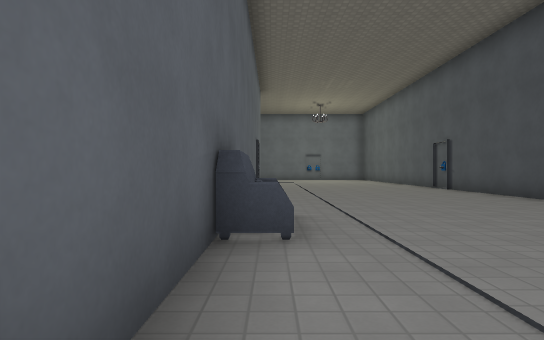
view 1 (above)

16 first-person views from a walk through a 3-D level made in the Godot game engine. The camera is 1.2 m above the floor, looks level and sees 75° across. The floor is counted in squares, 2 m on a side. Each view is taken from the middle of a square. On the plan, view 1 faces up. The plan holds only what a view shows up to about 10 squares ahead; the rest is blank. The place goes on beyond the plan. Flat picture figures and markers are left out. Characters and animated objects are not drawn. Some surface patterns are stand-ins.

view 2
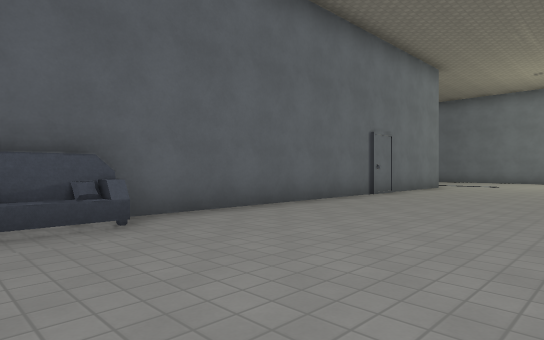

view 3
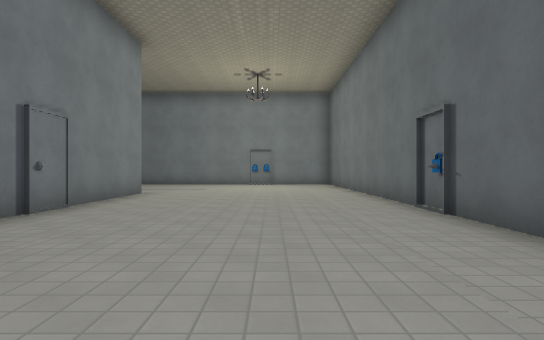

view 4
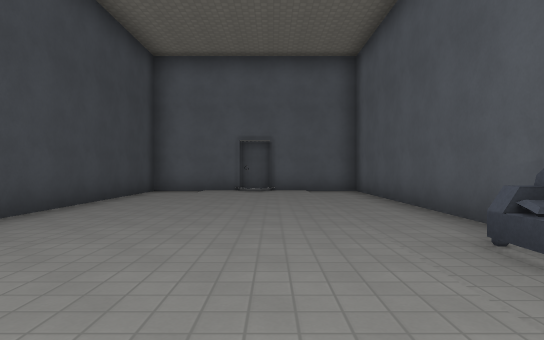

view 5
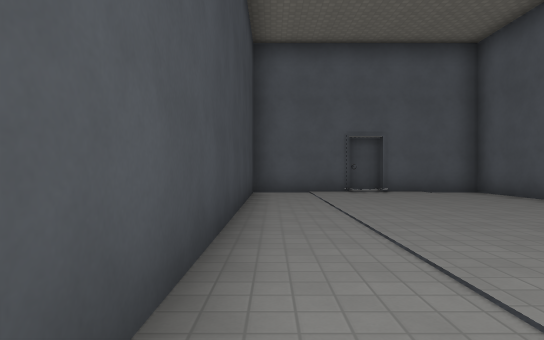

view 6
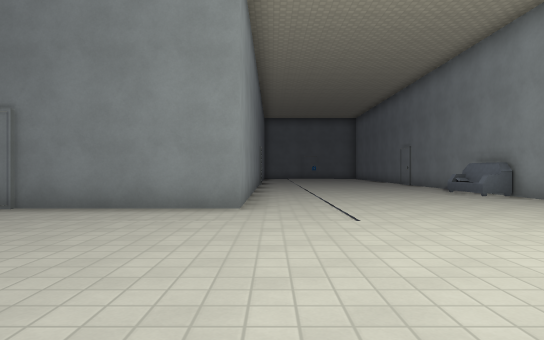

view 7
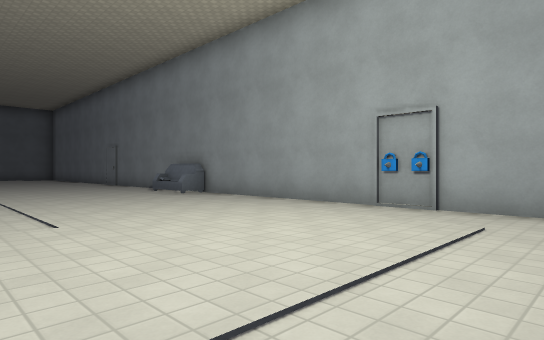

view 8
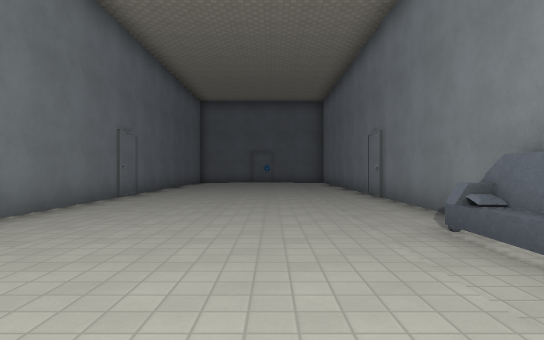

view 9
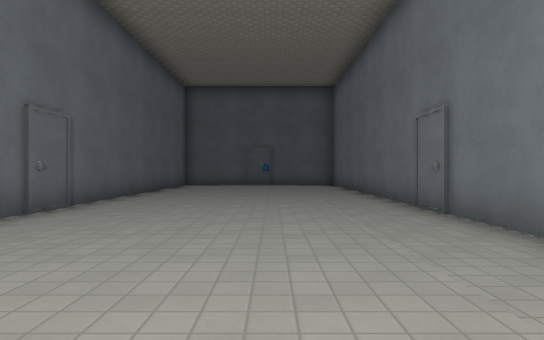

view 10
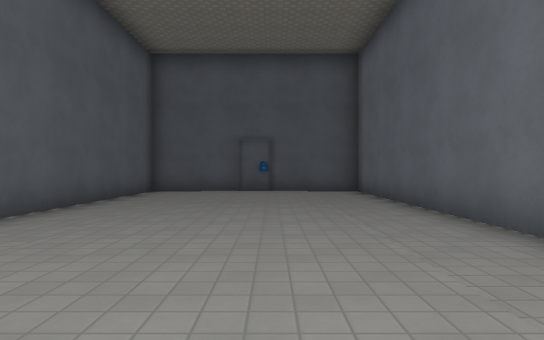

view 11
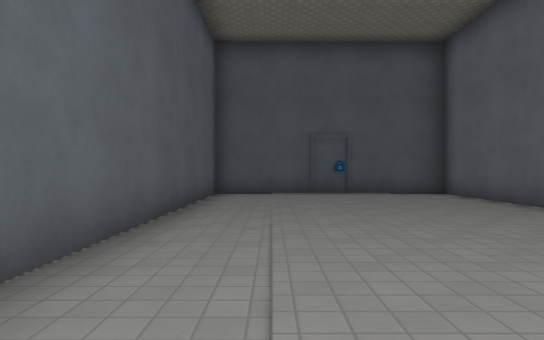

view 12
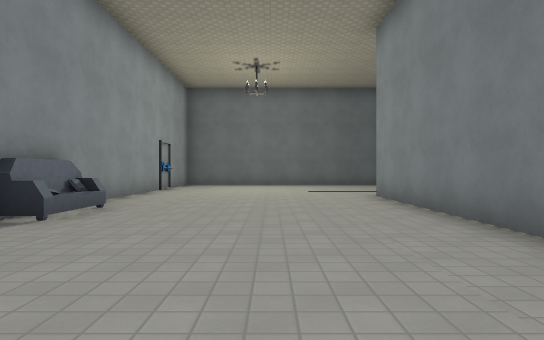

view 13
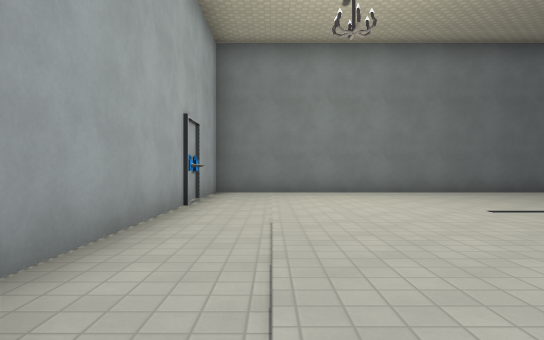

view 14
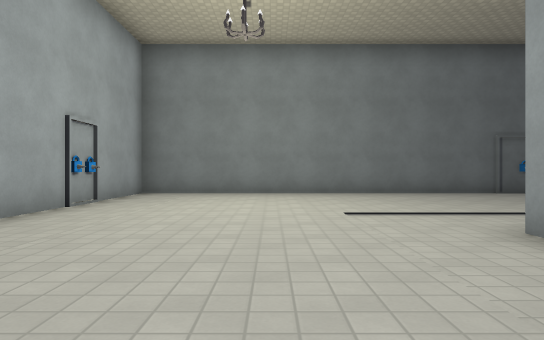

view 15
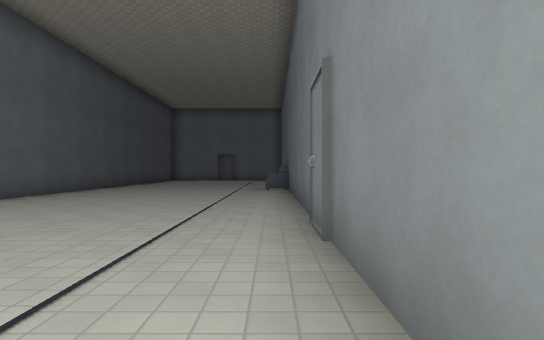

view 16
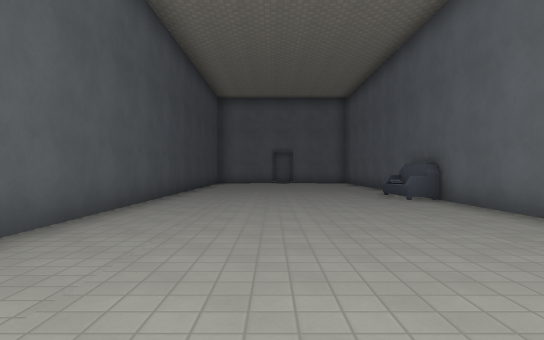

### Floor plan
Points are (right, up) in squares from view 1. A wall is a line through its corners. A room is listed if a view was taken in it or the views show most of it. See-through windows are left out.
Room 1 (views 1, 2, 3, 4, 5, 6, 7, 8, 9, 10, 11, 12, 13, 14, 15, 16)
walls: (2.9, -4.5) (5.5, -4.5) (5.5, 21.5) (-18.2, 21.5) (-18.2, 15.5) (-0.5, 15.5) (-0.5, -4.5) (2.1, -4.5); (2, -4.7) (3, -4.7)
ways out: closed door at (-9.5, 15.5); closed door at (-9.5, 21.5); closed door at (-0.5, 11.5)
objects: sofa (-4, 21) to (-3, 21); sofa (0, 3) to (0, 4)

Where each view was taken, in squares from view 1:
view 1: 0 up, 0 right, facing up
view 2: 3 up, 4 right, facing up-left
view 3: 6 up, 3 right, facing up
view 4: 6 up, 2 right, facing down
view 5: 5 up, 5 right, facing down
view 6: 16 up, 5 right, facing left
view 7: 16 up, 5 right, facing up-left
view 8: 19 up, 1 left, facing left
view 9: 19 up, 4 left, facing left
view 10: 19 up, 8 left, facing left
view 11: 17 up, 9 left, facing left
view 12: 18 up, 9 left, facing right
view 13: 20 up, 4 left, facing right
view 14: 18 up, 4 left, facing right
view 15: 15 up, 0 right, facing down
view 16: 12 up, 3 right, facing down
